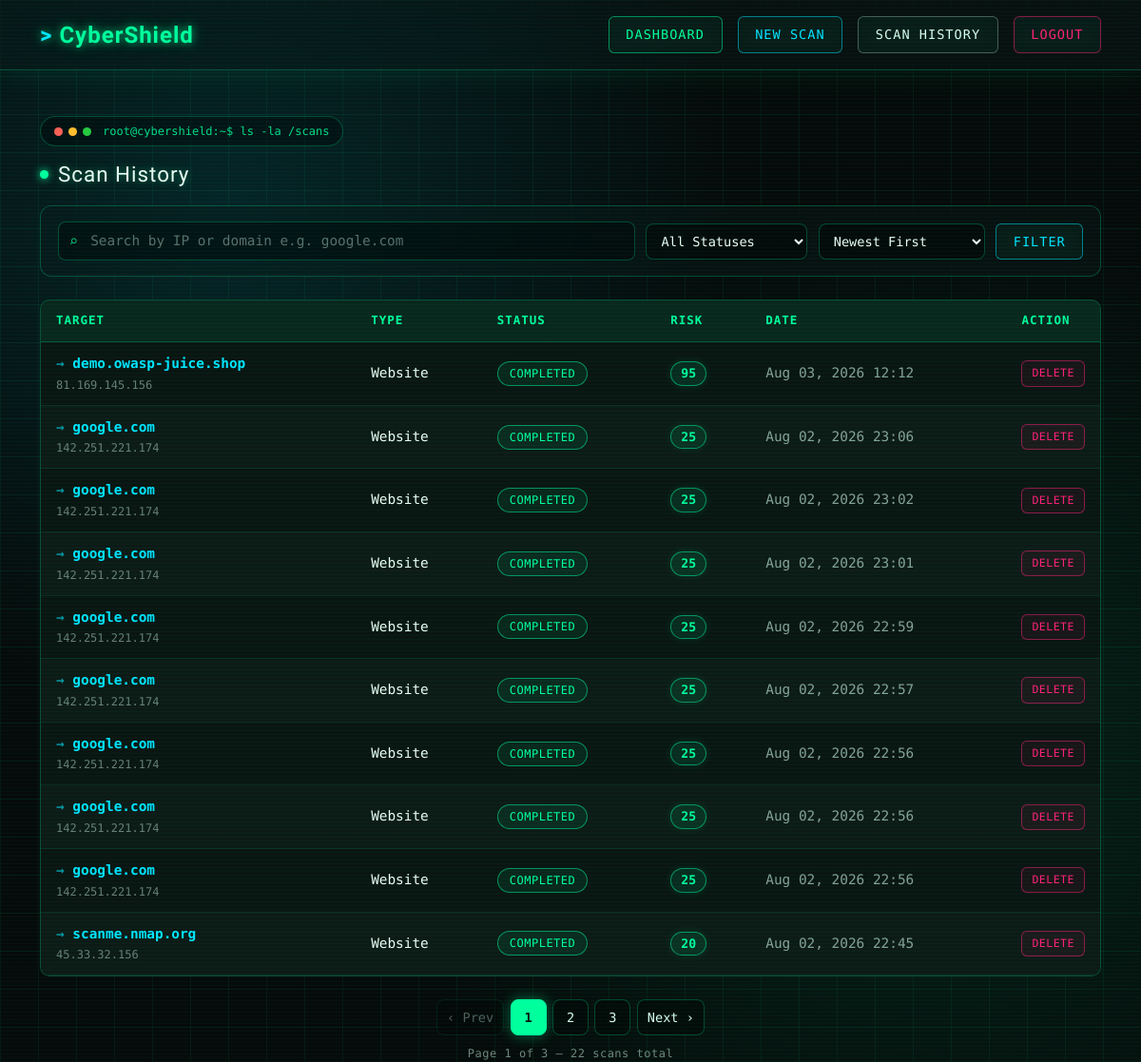
The page /scanner/history/ (signed in) on the database as committed earlier.
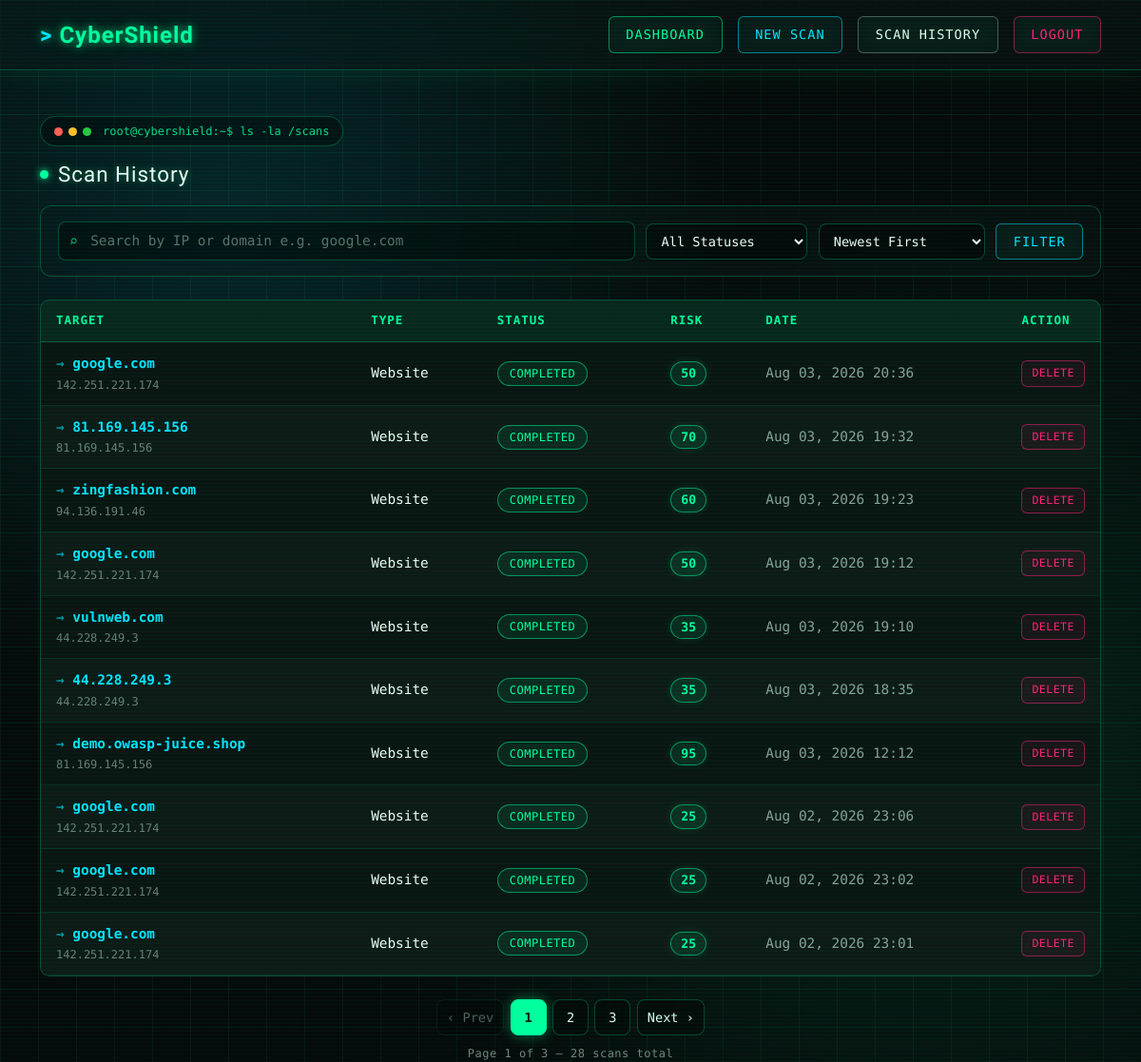
The same page on the database as committed later.
### scanner/models.py (models this page shows, shortened)
class Scan(models.Model):
    SCAN_TYPES = [
        ("website", "Website"),
        ("ip", "IP Address"),
        ("domain", "Domain"),
    ]
    STATUS = [
        ("pending", "Pending"),
        ("running", "Running"),
        ("completed", "Completed"),
        ("failed", "Failed"),
    ]
    user = models.ForeignKey(
        User,
        on_delete=models.CASCADE
    )
    target = models.CharField(max_length=255)
    ip_address = models.GenericIPAddressField(
    null=True,
    blank=True
    )
    scan_type = models.CharField(
        max_length=20,
        choices=SCAN_TYPES
    )
    status = models.CharField(
        max_length=20,
        choices=STATUS,
        default="pending"
    )
    risk_score = models.IntegerField(default=0)
    ssl_enabled = models.BooleanField(default=False)
    ssl_issuer = models.CharField(
        max_length=255,
        blank=True
    )
    ssl_expiry = models.DateTimeField(
        null=True,
        blank=True
    )
    tls_version = models.CharField(
        max_length=50,
        blank=True
    )
    ai_recommendation = models.TextField(
        blank=True,
        null=True,
    )
    ai_generated_at = models.DateTimeField(
        blank=True,
        null=True,
    )
    created_at = models.DateTimeField(auto_now_add=True)
    completed_at = models.DateTimeField(
        null=True,
        blank=True
    )

### scanner/views.py (the view)
# urls.py: path("history/", scan_history, name="scan_history"),
@login_required
def scan_history(request):
    scans = Scan.objects.filter(user=request.user)
    query = request.GET.get("q", "").strip()
    if query:
        scans = scans.filter(
            Q(target__icontains=query) | Q(ip_address__icontains=query)
        )
    status = request.GET.get("status", "").strip()
    if status:
        scans = scans.filter(status=status)
    sort = request.GET.get("sort", "").strip()
    if sort == "risk_high":
        scans = scans.order_by("-risk_score", "-created_at")
    elif sort == "risk_low":
        scans = scans.order_by("risk_score", "-created_at")
    else:
        scans = scans.order_by("-created_at")
    paginator = Paginator(scans, 10)
    page_number = request.GET.get("page")
    scans_page = paginator.get_page(page_number)
    querystring = request.GET.copy()
    querystring.pop("page", None)
    context = {
        "scans": scans_page,
        "query": query,
        "selected_status": status,
        "selected_sort": sort,
        "status_choices": Scan.STATUS,
        "querystring": querystring.urlencode(),
    }
    return render(request, "scanner/history.html", context)

### scanner/templates/scanner/history.html (shortened to what this page needs)
{% extends "base.html" %}
{% block content %}
<div class="terminal-tag mb-3">
    <span class="dot dot-red"></span>
    <span class="dot dot-yellow"></span>
    <span class="dot dot-green"></span>
    <span class="terminal-path">root@cybershield:~$ ls -la /scans {% if query %}| grep "{{ query }}"{% endif %}</span>
</div>
<h2 class="section-title"><span class="pulse-dot"></span> Scan History</h2>
<form method="get" class="filter-bar mb-4">
    <div class="search-wrap">
        <span class="search-icon">⌕</span>
        <input
            type="text"
            name="q"
            class="search-input"
            placeholder="Search by IP or domain e.g. google.com"
            value="{{ query }}"
            autocomplete="off"
        >
    </div>
    <select name="status" class="filter-select">
        <option value="">All Statuses</option>
    </select>
    <select name="sort" class="filter-select">
        <option value="">Newest First</option>
    </select>
    <button type="submit" class="btn btn-info glow-btn filter-submit">Filter</button>
</form>
<div class="table-wrap">
    <div class="table-scroll">
        <table class="table cyber-table mb-0">
            <thead>
                <tr>
                    <th>Target</th>
                    <th>Type</th>
                    <th>Status</th>
                    <th>Risk</th>
                    <th>Date</th>
                    <th class="action-col">Action</th>
                </tr>
            </thead>
            <tbody>
                {% for scan in scans %}
                <tr>
                    <td>
                        <a class="target-link" href="{% url 'scan_detail' scan.id %}">
                            {{ scan.target }}
                        </a>
                        {% if scan.ip_address %}
                        <div class="ip-subtext">{{ scan.ip_address }}</div>
                        {% endif %}
                    </td>
                    <td>{{ scan.get_scan_type_display }}</td>
                    <td>
                        <span class="status-pill status-{{ scan.status }}">{{ scan.get_status_display }}</span>
                    </td>
                    <td>
                        <span class="risk-badge-sm">{{ scan.risk_score }}</span>
                    </td>
                    <td class="date-cell">{{ scan.created_at|date:"M d, Y H:i" }}</td>
                    <td>
                        <a href="{% url 'delete_scan' scan.id %}" class="btn-delete-sm">Delete</a>
                    </td>
                </tr>
                {% endfor %}
            </tbody>
        </table>
    </div>
</div>
{% if scans.has_other_pages %}
<nav class="cyber-pagination mt-4" aria-label="Scan history pages">
    <ul class="pagination-list">
        {% if scans.has_previous %}
            <li>
                <a class="page-link-cyber" href="?page={{ scans.previous_page_number }}{% if querystring %}&{{ querystring }}{% endif %}">‹ Prev</a>
            </li>
        {% else %}
            <li><span class="page-link-cyber disabled">‹ Prev</span></li>
        {% endif %}
        {% for num in scans.paginator.page_range %}
            {% if num == scans.number %}
                <li><span class="page-link-cyber active">{{ num }}</span></li>
            {% elif num > scans.number|add:"-3" and num < scans.number|add:"3" %}
                <li><a class="page-link-cyber" href="?page={{ num }}{% if querystring %}&{{ querystring }}{% endif %}">{{ num }}</a></li>
            {% endif %}
        {% endfor %}
        {% if scans.has_next %}
            <li>
                <a class="page-link-cyber" href="?page={{ scans.next_page_number }}{% if querystring %}&{{ querystring }}{% endif %}">Next ›</a>
            </li>
        {% else %}
            <li><span class="page-link-cyber disabled">Next ›</span></li>
        {% endif %}
    </ul>
    <div class="pagination-info">
        Page {{ scans.number }} of {{ scans.paginator.num_pages }} — {{ scans.paginator.count }} scan{{ scans.paginator.count|pluralize }} total
    </div>
</nav>
{% endif %}
{% endblock %}

Rows that differ between the two databases and show on the page:
no longer on this page (row unchanged): Scan: target "google.com", ip_address "142.251.221.174", scan_type "Website", status "COMPLETED", risk_score "25", created_at "Aug 02, 2026 22:59"
no longer on this page (row unchanged): Scan: target "google.com", ip_address "142.251.221.174", scan_type "Website", status "COMPLETED", risk_score "25", created_at "Aug 02, 2026 22:57"
no longer on this page (row unchanged): Scan: target "google.com", ip_address "142.251.221.174", scan_type "Website", status "COMPLETED", risk_score "25", created_at "Aug 02, 2026 22:56"
no longer on this page (row unchanged): Scan: target "google.com", ip_address "142.251.221.174", scan_type "Website", status "COMPLETED", risk_score "25", created_at "Aug 02, 2026 22:56"
no longer on this page (row unchanged): Scan: target "google.com", ip_address "142.251.221.174", scan_type "Website", status "COMPLETED", risk_score "25", created_at "Aug 02, 2026 22:56"
no longer on this page (row unchanged): Scan: target "scanme.nmap.org", ip_address "45.33.32.156", scan_type "Website", status "COMPLETED", risk_score "20", created_at "Aug 02, 2026 22:45"
added Scan: target "google.com", ip_address "142.251.221.174", scan_type "Website", status "COMPLETED", risk_score "50", created_at "Aug 03, 2026 20:36"
added Scan: target "81.169.145.156", ip_address "81.169.145.156", scan_type "Website", status "COMPLETED", risk_score "70", created_at "Aug 03, 2026 19:32"
added Scan: target "zingfashion.com", ip_address "94.136.191.46", scan_type "Website", status "COMPLETED", risk_score "60", created_at "Aug 03, 2026 19:23"
added Scan: target "google.com", ip_address "142.251.221.174", scan_type "Website", status "COMPLETED", risk_score "50", created_at "Aug 03, 2026 19:12"
added Scan: target "vulnweb.com", ip_address "44.228.249.3", scan_type "Website", status "COMPLETED", risk_score "35", created_at "Aug 03, 2026 19:10"
added Scan: target "44.228.249.3", ip_address "44.228.249.3", scan_type "Website", status "COMPLETED", risk_score "35", created_at "Aug 03, 2026 18:35"
Other text that changed with them:
{{ scans.paginator.count }}: "22" → "28"
